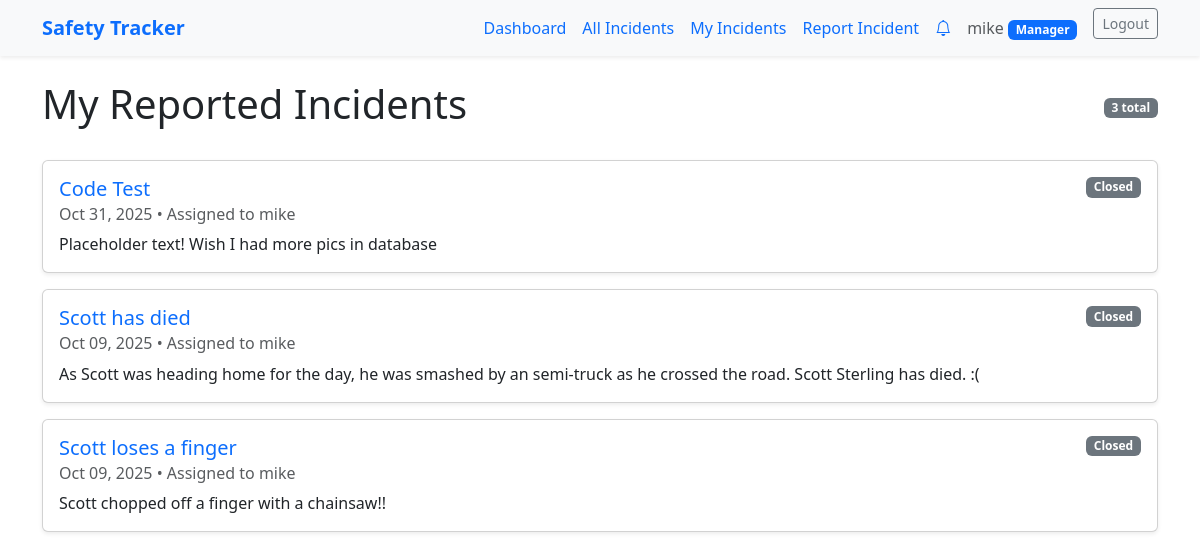
Page /incident_reporter/my-incidents/ (signed in) on the committed database.
### incident_reporter/models.py (models this page shows, shortened)
class Incident(models.Model):
    STATUS_CHOICES = [
        ('new', 'New'),
        ('in_progress', 'In Progress'),
        ('resolved', 'Resolved'),
        ('closed', 'Closed'),
    ]
    title = models.CharField(max_length=75)
    body = models.TextField()
    slug = models.SlugField(unique=True)
    date = models.DateTimeField(auto_now_add=True)
    banner = models.ImageField(default='fallback.jpg', blank=True)
    reporter = models.ForeignKey(User, on_delete=models.CASCADE, null=True, blank=True, related_name='reported_incidents')
    status = models.CharField(max_length=20, choices=STATUS_CHOICES, default='new')
    assigned_to = models.ForeignKey(User, on_delete=models.SET_NULL, null=True, blank=True, related_name='assigned_incidents')
    class Meta:
        ordering = ['-date']

### incident_reporter/views.py (the view)
# urls.py: path('my-incidents/', views.my_incidents, name='my-incidents'),
@login_required(login_url='/users/login/')
def my_incidents(request):
    incidents = Incident.objects.filter(reporter=request.user).order_by('-date')
    context = {
        'incident': incidents,
        'total_count': incidents.count(),
    }
    return render(request, 'incident_reporter/my_incidents.html', context)

### incident_reporter/context_processors.py (called while the page is built)
def unread_notifications(request):
    if request.user.is_authenticated:
        unread_count = Notification.objects.filter(user=request.user, is_read=False).count()
        return {'unread_notifications_count': unread_count}
    return {'unread_notifications_count': 0}

### users/models.py (called while the page is built)
    def is_manager(self):
        return self.role == 'manager'

### incident_reporter/templates/incident_reporter/my_incidents.html (shortened to what this page needs)
{% extends 'layout.html' %}
{% block content %}
<section>
    <div class="d-flex justify-content-between align-items-center mb-4">
        <h1>My Reported Incidents</h1>
        <span class="badge bg-secondary">{{ total_count }} total</span>
    </div>
    {% for i in incident %}
        <div class="card mb-3 shadow-sm">
            <div class="card-body">
                <div class="d-flex justify-content-between align-items-start">
                    <div class="flex-grow-1">
                        <h5 class="card-title">
                            <a href="{% url 'incident:page' slug=i.slug %}" class="text-primary text-decoration-none">
                                {{ i.title }}
                            </a>
                        </h5>
                        <h6 class="card-subtitle mb-2 text-muted">
                            {{ i.date|date:"M d, Y" }}
                            {% if i.assigned_to %}
                                • Assigned to {{ i.assigned_to.username }}
                            {% endif %}
                        </h6>
                        <p class="card-text">{{ i.body|truncatewords:30 }}</p>
                    </div>
                    <span class="badge ms-3
                        {% if i.status == 'new' %}bg-warning text-dark
                        {% elif i.status == 'in_progress' %}bg-info text-dark
                        {% elif i.status == 'resolved' %}bg-success
                        {% elif i.status == 'closed' %}bg-secondary
                        {% endif %}">
                        {{ i.get_status_display }}
                    </span>
                </div>
            </div>
        </div>
    {% empty %}
        <div class="alert alert-info">
            You haven't reported any incidents yet.
            <a href="{% url 'incident:new-incident' %}" class="alert-link">Report your first incident</a>
        </div>
    {% endfor %}
</section>
{% endblock %}

### templates/layout.html (shortened to what this page needs)
<!DOCTYPE html>
{% load static %}
<html lang="en">
<head>
    <link href="https://cdn.jsdelivr.net/npm/bootstrap@5.3.2/dist/css/bootstrap.min.css" rel="stylesheet">
    <link rel="stylesheet" href="https://cdn.jsdelivr.net/npm/bootstrap-icons@1.11.1/font/bootstrap-icons.css">
</head>
<body class="bg-white text-dark">
    <nav class="navbar navbar-expand-lg navbar-light bg-light shadow-sm mb-4">
      <div class="container">
        <a class="navbar-brand text-primary fw-bold" href="/">Safety Tracker</a>
        <div class="collapse navbar-collapse" id="navbarNav">
          <ul class="navbar-nav ms-auto">
            {% if user.is_authenticated %}
                {% if user.profile.is_manager %}
                    <li class="nav-item"><a class="nav-link text-primary" href="{% url 'incident:manager-dashboard' %}">Dashboard</a></li>
                    <li class="nav-item"><a class="nav-link text-primary" href="{% url 'incident:list' %}">All Incidents</a></li>
                    <li class="nav-item"><a class="nav-link text-primary" href="{% url 'incident:my-incidents' %}">My Incidents</a></li>
                    <li class="nav-item"><a class="nav-link text-primary" href="{% url 'incident:new-incident' %}">Report Incident</a></li>
                    <li class="nav-item">
                        <a class="nav-link text-primary position-relative" href="{% url 'incident:notifications' %}">
                            <i class="bi bi-bell"></i>
                        </a>
                    </li>
                {% endif %}
                <li class="nav-item">
                  <span class="nav-link text-muted">
                    {{ user.username }}
                    {% if user.profile.is_manager %}
                      <span class="badge bg-primary">Manager</span>
                    {% endif %}
                  </span>
                </li>
                <li class="nav-item">
                  <form action="{% url 'users:logout' %}" method="post" class="d-inline">
                      <button class="btn btn-outline-secondary btn-sm ms-2" type="submit">Logout</button>
                  </form>
                </li>
            {% else %}
                <li class="nav-item"><a class="nav-link text-primary" href="{% url 'users:register' %}">Register</a></li>
                <li class="nav-item"><a class="nav-link text-primary" href="{% url 'users:login' %}">Login</a></li>
            {% endif %}
          </ul>
        </div>
      </div>
    </nav>
    <main class="container">
        {% block content %}
        {% endblock %}
    </main>
</body>
</html>

### rows in the picture
Incident: title "Code Test", date "Oct 31, 2025", assigned_to.username "mike", body "Placeholder text! Wish I had more pics in database", status "Closed"
Incident: title "Scott has died", date "Oct 09, 2025", assigned_to.username "mike", body "As Scott was heading home for the day, he was smashed by an semi-truck as he crossed the road. Scott Sterling has died. :(", status "Closed"
Incident: title "Scott loses a finger", date "Oct 09, 2025", assigned_to.username "mike", body "Scott chopped off a finger with a chainsaw!!", status "Closed"

### other values in the picture
{{ user.username }} "mike"
{{ total_count }} "3"
